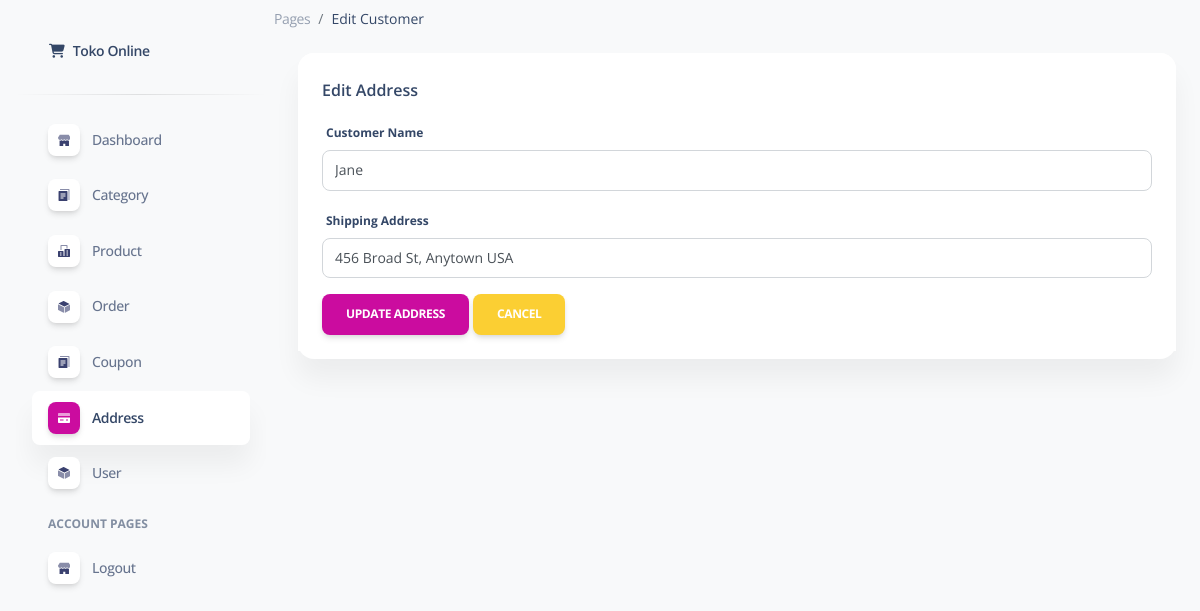
The app's page /pages/update_address.php?id_customer=2 with its own data.
### tables this page shows
CREATE TABLE `user_address` (
  `id_user_address` bigint(20) NOT NULL COMMENT '主键id',
  `id_customer` bigint(20) NOT NULL COMMENT '用户id',
  `customer_name` varchar(255) NOT NULL COMMENT '用户名字',
  `shipping_address` varchar(255) DEFAULT NULL COMMENT '地址',
  `create_time` timestamp NOT NULL DEFAULT current_timestamp(),
  `id_creator` bigint(20) NOT NULL DEFAULT 0,
  `is_delete` tinyint(1) NOT NULL DEFAULT 0 COMMENT '是否删除',
  `delete_time` timestamp NULL DEFAULT NULL COMMENT '删除时间'
);

### pages/update_address.php (the view, shortened to what this page needs)
<!DOCTYPE html>
<html lang="en">
<head>
  <link href="assets/css/nucleo-icons.css" rel="stylesheet" />
  <link href="assets/css/nucleo-svg.css" rel="stylesheet" />
  <link href="assets/css/nucleo-svg.css" rel="stylesheet" />
  <link id="pagestyle" href="assets/css/soft-ui-dashboard.css?v=1.0.3" rel="stylesheet" />
</head>
<body class="g-sidenav-show  bg-gray-100">
  <aside class="sidenav navbar navbar-vertical navbar-expand-xs border-0 border-radius-xl my-3 fixed-start ms-3 "
    id="sidenav-main">
    <div class="sidenav-header">
      <a class="navbar-brand m-0" href="https://demos.creative-tim.com/soft-ui-dashboard/pages/dashboard.html"
        target="_blank">
        <i class="fas fa-fw fa-shopping-cart"></i>
        <span class="ms-1 font-weight-bold">Toko Online</span>
      </a>
    </div>
    <hr class="horizontal dark mt-0">
    <div class="collapse navbar-collapse  w-auto  max-height-vh-100 h-100" id="sidenav-collapse-main">
      <ul class="navbar-nav">
        <li class="nav-item">
          <a class="nav-link  " href="../pages/dashboard.php">
            <div
              class="icon icon-shape icon-sm shadow border-radius-md bg-white text-center me-2 d-flex align-items-center justify-content-center">
            </div>
            <span class="nav-link-text ms-1">Dashboard</span>
          </a>
        </li>
        <li class="nav-item">
          <a class="nav-link  " href="../pages/category.php">
            <div
              class="icon icon-shape icon-sm shadow border-radius-md bg-white text-center me-2 d-flex align-items-center justify-content-center">
            </div>
            <span class="nav-link-text ms-1">Category</span>
          </a>
        </li>
        <li class="nav-item">
          <a class="nav-link  " href="../pages/product.php">
            <div
              class="icon icon-shape icon-sm shadow border-radius-md bg-white text-center me-2 d-flex align-items-center justify-content-center">
            </div>
            <span class="nav-link-text ms-1">Product</span>
          </a>
        </li>
        <li class="nav-item">
          <a class="nav-link  " href="../pages/order.php">
            <div
              class="icon icon-shape icon-sm shadow border-radius-md bg-white text-center me-2 d-flex align-items-center justify-content-center">
            </div>
            <span class="nav-link-text ms-1">Order</span>
          </a>
        </li>
        <li class="nav-item">
          <a class="nav-link  " href="../pages/coupon.php">
            <div
              class="icon icon-shape icon-sm shadow border-radius-md bg-white text-center me-2 d-flex align-items-center justify-content-center">
            </div>
            <span class="nav-link-text ms-1">Coupon</span>
          </a>
        </li>
        <li class="nav-item">
          <a class="nav-link  active" href="../pages/address.php">
            <div
              class="icon icon-shape icon-sm shadow border-radius-md bg-white text-center me-2 d-flex align-items-center justify-content-center">
            </div>
            <span class="nav-link-text ms-1">Address</span>
          </a>
        </li>
        <li class="nav-item">
          <a class="nav-link  " href="../pages/user.php">
            <div
              class="icon icon-shape icon-sm shadow border-radius-md bg-white text-center me-2 d-flex align-items-center justify-content-center">
            </div>
            <span class="nav-link-text ms-1">User</span>
          </a>
        </li>
        <li class="nav-item mt-3">
          <h6 class="ps-4 ms-2 text-uppercase text-xs font-weight-bolder opacity-6">Account pages</h6>
        </li>
        <li class="nav-item">
          <a class="nav-link  " href="../pages/logout.php">
            <div
              class="icon icon-shape icon-sm shadow border-radius-md bg-white text-center me-2 d-flex align-items-center justify-content-center">
            </div>
            <span class="nav-link-text ms-1">Logout</span>
          </a>
        </li>
      </ul>
    </div>
  </aside>
  <main class="main-content position-relative max-height-vh-100 h-100 mt-1 border-radius-lg ">
    <ol class="breadcrumb bg-transparent mb-0 pb-0 pt-1 px-0 me-sm-6 me-5">
      <li class="breadcrumb-item text-sm"><a class="opacity-5 text-dark" href="javascript:;">Pages</a></li>
      <li class="breadcrumb-item text-sm text-dark active" aria-current="page">Edit Customer</li>
    </ol>
    <div class="container-fluid py-4">
      <div class="row">
        <div class="col-12">
          <div class="card mb-4">
            <div class="card-header pb-0">
              <h6>Edit Address</h6>
              <?php
              include "connect_db.php";
              $qry_get_customer = mysqli_query($conn, "SELECT * FROM user_address WHERE id_user_address = '" . $_GET['id_customer'] . "'");
              $dt_customer = mysqli_fetch_array($qry_get_customer);
              ?>
              <form method="POST" action="../pages/process_update_address.php" enctype="multipart/form-data">
                <section class="base">
                  <div class="mb-3">
                    <label for="customer_name" class="form-label">Customer Name</label>
                    <input type="text" name="customer_name" value="<?= $dt_customer['customer_name'] ?>"
                      class="form-control">
                  </div>
                  <div class="mb-3">
                    <label for="exampleInputEmail1" class="form-label">Shipping Address</label>
                    <input type="text" name="shipping_address" value="<?= $dt_customer['shipping_address'] ?>"
                      class="form-control">
                  </div>
                  <div>
                    <input type="submit" name="simpan" value="Update Address" class="btn btn-primary">
                    <a class="btn btn-warning" href="../pages/address.php">Cancel</a>
                  </div>
                </section>
              </form>
            </div>
            <div class="card-body px-0 pt-0 pb-2">
            </div>
          </div>
        </div>
      </div>
</body>
</html>

### pages/assets/css/nucleo-svg.css (style rules this page uses)
.icon { display: inline-block; color: #111111; height: 1em; width: 1em; }
.icon-sm { height: 0.8em; width: 0.8em; }
.icon { fill: currentColor; stroke: none; }

### records on screen
user_address: customer_name "Jane", shipping_address "456 Broad St, Anytown USA"
